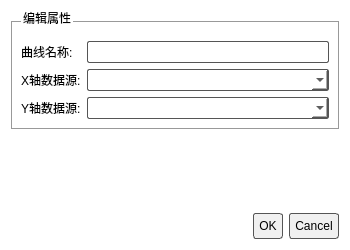
<?xml version="1.0" encoding="UTF-8"?>
<ui version="4.0">
 <class>PlottingDialog4</class>
 <widget class="QDialog" name="PlottingDialog4">
  <property name="geometry">
   <rect>
    <x>0</x>
    <y>0</y>
    <width>350</width>
    <height>250</height>
   </rect>
  </property>
  <property name="windowTitle">
   <string>曲线属性管理</string>
  </property>
  <property name="styleSheet">
   <string notr="true">/* 统一样式 */
QDialog, QWidget { background-color: white; color: black; font-family: &quot;Microsoft YaHei&quot;; }
QLineEdit, QComboBox { color: black; background-color: white; border: 1px solid #555; border-radius: 2px; padding: 2px; }
QPushButton { color: black; background-color: #f0f0f0; border: 1px solid #555; padding: 5px; border-radius: 3px; }
QGroupBox { border: 1px solid #999; margin-top: 10px; padding-top: 10px; }
QGroupBox::title { color: black; font-weight: bold; subcontrol-origin: margin; left: 10px; }
</string>
  </property>
  <layout class="QVBoxLayout" name="verticalLayout">
   <item>
    <widget class="QGroupBox" name="groupBox">
     <property name="title">
      <string>编辑属性</string>
     </property>
     <layout class="QFormLayout" name="formLayout">
      <item row="0" column="0">
       <widget class="QLabel" name="label">
        <property name="text">
         <string>曲线名称:</string>
        </property>
       </widget>
      </item>
      <item row="0" column="1">
       <widget class="QLineEdit" name="lineEdit_Name"/>
      </item>
      <item row="1" column="0">
       <widget class="QLabel" name="label_2">
        <property name="text">
         <string>X轴数据源:</string>
        </property>
       </widget>
      </item>
      <item row="1" column="1">
       <widget class="QComboBox" name="combo_XCol"/>
      </item>
      <item row="2" column="0">
       <widget class="QLabel" name="label_3">
        <property name="text">
         <string>Y轴数据源:</string>
        </property>
       </widget>
      </item>
      <item row="2" column="1">
       <widget class="QComboBox" name="combo_YCol"/>
      </item>
     </layout>
    </widget>
   </item>
   <item>
    <spacer name="verticalSpacer">
     <property name="orientation">
      <enum>Qt::Vertical</enum>
     </property>
     <property name="sizeHint" stdset="0">
      <size>
       <width>20</width>
       <height>40</height>
      </size>
     </property>
    </spacer>
   </item>
   <item>
    <widget class="QDialogButtonBox" name="buttonBox">
     <property name="standardButtons">
      <set>QDialogButtonBox::Cancel|QDialogButtonBox::Ok</set>
     </property>
    </widget>
   </item>
  </layout>
 </widget>
 <resources/>
 <connections>
  <connection>
   <sender>buttonBox</sender>
   <signal>accepted()</signal>
   <receiver>PlottingDialog4</receiver>
   <slot>accept()</slot>
  </connection>
  <connection>
   <sender>buttonBox</sender>
   <signal>rejected()</signal>
   <receiver>PlottingDialog4</receiver>
   <slot>reject()</slot>
  </connection>
 </connections>
</ui>
